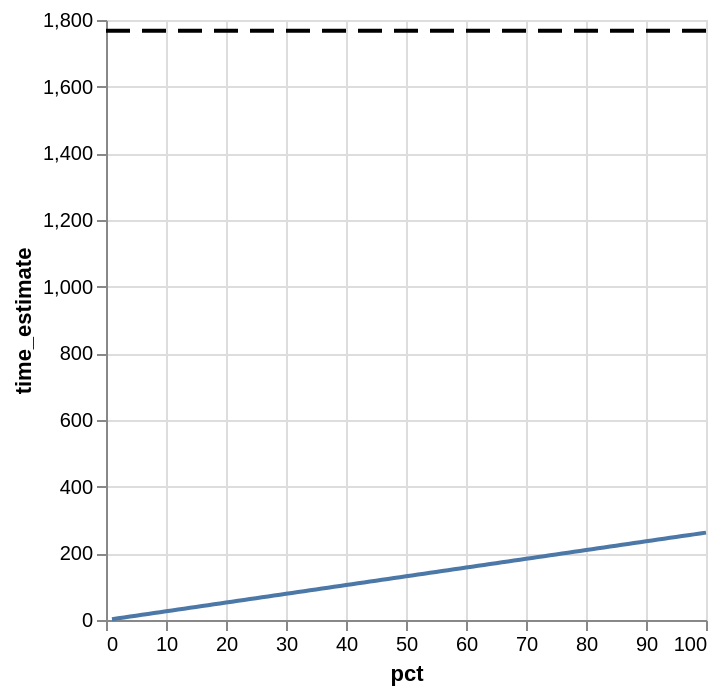

Notebook code for this chart:
### Code cell
lines = (
    alt.Chart(pd.DataFrame({'pct':pX,'time_estimate':ypred}))
    .mark_line()
    .encode(x="pct", y="time_estimate" )
)



yrule = (
    alt.Chart().mark_rule(strokeDash=[12, 6], size=2).encode(y=alt.datum(1768))
)


lines + yrule

### Figure 1 — Vega-Lite specification as saved in the notebook (floating-point values rounded to 4 significant figures)
{"config": {"view": {"continuousWidth": 300, "continuousHeight": 300}}, "layer": [{"data": {"name": "data-a9328338675bcb9cf165690c156d8713"}, "mark": {"type": "line"}, "encoding": {"x": {"field": "pct", "type": "quantitative"}, "y": {"field": "time_estimate", "type": "quantitative"}}}, {"data": {"name": "empty"}, "mark": {"type": "rule", "size": 2, "strokeDash": [12, 6]}, "encoding": {"y": {"datum": 1768}}}], "$schema": "https://vega.github.io/schema/vega-lite/v5.17.0.json", "datasets": {"data-a9328338675bcb9cf165690c156d8713": [{"pct": 1, "time_estimate": 2.458}, {"pct": 2, "time_estimate": 5.081}, {"pct": 3, "time_estimate": 7.705}, {"pct": 4, "time_estimate": 10.33}, {"pct": 5, "time_estimate": 12.95}, {"pct": 6, "time_estimate": 15.58}, {"pct": 7, "time_estimate": 18.2}, {"pct": 8, "time_estimate": 20.82}, {"pct": 9, "time_estimate": 23.45}, {"pct": 10, "time_estimate": 26.07}, {"pct": 11, "time_estimate": 28.69}, {"pct": 12, "time_estimate": 31.32}, {"pct": 13, "time_estimate": 33.94}, {"pct": 14, "time_estimate": 36.56}, {"pct": 15, "time_estimate": 39.19}, {"pct": 16, "time_estimate": 41.81}, {"pct": 17, "time_estimate": 44.43}, {"pct": 18, "time_estimate": 47.06}, {"pct": 19, "time_estimate": 49.68}, {"pct": 20, "time_estimate": 52.3}, {"pct": 21, "time_estimate": 54.93}, {"pct": 22, "time_estimate": 57.55}, {"pct": 23, "time_estimate": 60.17}, {"pct": 24, "time_estimate": 62.8}, {"pct": 25, "time_estimate": 65.42}, {"pct": 26, "time_estimate": 68.04}, {"pct": 27, "time_estimate": 70.67}, {"pct": 28, "time_estimate": 73.29}, {"pct": 29, "time_estimate": 75.92}, {"pct": 30, "time_estimate": 78.54}, {"pct": 31, "time_estimate": 81.16}, {"pct": 32, "time_estimate": 83.79}, {"pct": 33, "time_estimate": 86.41}, {"pct": 34, "time_estimate": 89.03}, {"pct": 35, "time_estimate": 91.66}, {"pct": 36, "time_estimate": 94.28}, {"pct": 37, "time_estimate": 96.9}, {"pct": 38, "time_estimate": 99.53}, {"pct": 39, "time_estimate": 102.2}, {"pct": 40, "time_estimate": 104.8}, {"pct": 41, "time_estimate": 107.4}, {"pct": 42, "time_estimate": 110.0}, {"pct": 43, "time_estimate": 112.6}, {"pct": 44, "time_estimate": 115.3}, {"pct": 45, "time_estimate": 117.9}, {"pct": 46, "time_estimate": 120.5}, {"pct": 47, "time_estimate": 123.1}, {"pct": 48, "time_estimate": 125.8}, {"pct": 49, "time_estimate": 128.4}, {"pct": 50, "time_estimate": 131.0}, {"pct": 51, "time_estimate": 133.6}, {"pct": 52, "time_estimate": 136.3}, {"pct": 53, "time_estimate": 138.9}, {"pct": 54, "time_estimate": 141.5}, {"pct": 55, "time_estimate": 144.1}, {"pct": 56, "time_estimate": 146.7}, {"pct": 57, "time_estimate": 149.4}, {"pct": 58, "time_estimate": 152.0}, {"pct": 59, "time_estimate": 154.6}, {"pct": 60, "time_estimate": 157.2}, {"pct": 61, "time_estimate": 159.9}, {"pct": 62, "time_estimate": 162.5}, {"pct": 63, "time_estimate": 165.1}, {"pct": 64, "time_estimate": 167.7}, {"pct": 65, "time_estimate": 170.4}, {"pct": 66, "time_estimate": 173.0}, {"pct": 67, "time_estimate": 175.6}, {"pct": 68, "time_estimate": 178.2}, {"pct": 69, "time_estimate": 180.9}, {"pct": 70, "time_estimate": 183.5}, {"pct": 71, "time_estimate": 186.1}, {"pct": 72, "time_estimate": 188.7}, {"pct": 73, "time_estimate": 191.3}, {"pct": 74, "time_estimate": 194.0}, {"pct": 75, "time_estimate": 196.6}, {"pct": 76, "time_estimate": 199.2}, {"pct": 77, "time_estimate": 201.8}, {"pct": 78, "time_estimate": 204.5}, {"pct": 79, "time_estimate": 207.1}, {"pct": 80, "time_estimate": 209.7}, {"pct": 81, "time_estimate": 212.3}, {"pct": 82, "time_estimate": 215.0}, {"pct": 83, "time_estimate": 217.6}, {"pct": 84, "time_estimate": 220.2}, {"pct": 85, "time_estimate": 222.8}, {"pct": 86, "time_estimate": 225.5}, {"pct": 87, "time_estimate": 228.1}, {"pct": 88, "time_estimate": 230.7}, {"pct": 89, "time_estimate": 233.3}, {"pct": 90, "time_estimate": 235.9}, {"pct": 91, "time_estimate": 238.6}, {"pct": 92, "time_estimate": 241.2}, {"pct": 93, "time_estimate": 243.8}, {"pct": 94, "time_estimate": 246.4}, {"pct": 95, "time_estimate": 249.1}, {"pct": 96, "time_estimate": 251.7}, {"pct": 97, "time_estimate": 254.3}, {"pct": 98, "time_estimate": 256.9}, {"pct": 99, "time_estimate": 259.6}, {"pct": 100, "time_estimate": 262.2}], "empty": [{}]}}
